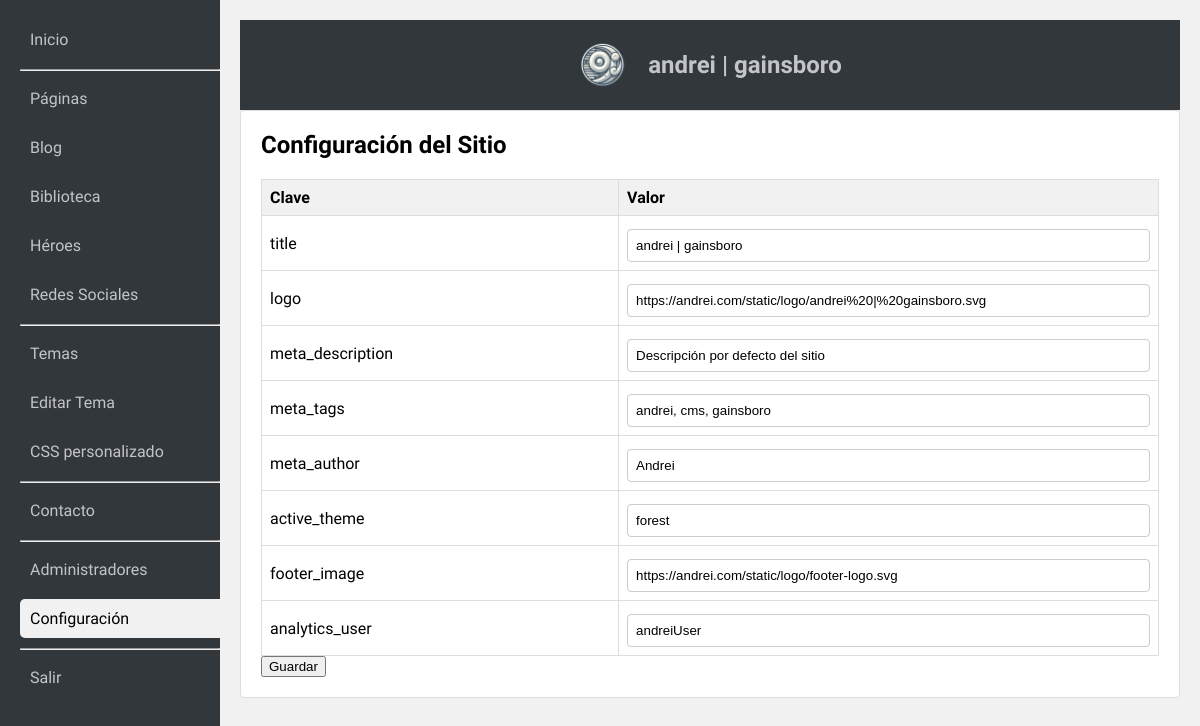
/admin/index.php?action=list_config (signed in), run on the app's committed database.
### tables this page shows
CREATE TABLE config (
    id INTEGER PRIMARY KEY AUTOINCREMENT,
    key TEXT UNIQUE NOT NULL,
    value TEXT NOT NULL
);

### admin/index.php (called while the page is built, shortened)
<?php
require_once 'admin.php';

### admin/funciones/accionactual.php (called while the page is built)
<?php
	function accionActual($accion1, $accion2) {
    return ($accion1 == $accion2) ? ' class="active" ' : '';
}
?>

### admin/acciones/listarconfiguracion.php (the view)
<?php
	if (isset($_POST['save_config'])) {
            foreach ($_POST['config'] as $k => $v) {
                $st = $db->prepare("UPDATE config SET value = :val WHERE key = :key");
                $st->bindValue(':val', $v, SQLITE3_TEXT);
                $st->bindValue(':key', $k, SQLITE3_TEXT);
                $st->execute();
            }
            $message = "<p class='success'>Configuración actualizada.</p>";
        } else {
            $message = '';
        }
        $configs = $db->query("SELECT * FROM config ORDER BY id ASC");
        $html = "<h2>Configuración del Sitio</h2>
                 $message
                 <form method='post'>
                 <table class='admin-table'>
                 <tr><th>Clave</th><th>Valor</th></tr>";
        while ($row = $configs->fetchArray(SQLITE3_ASSOC)) {
            $key = htmlspecialchars($row['key']);
            $val = htmlspecialchars($row['value']);
            $html .= "<tr>
                        <td>$key</td>
                        <td><input type='text' name='config[$key]' value='$val'></td>
                      </tr>";
        }
        $html .= "</table>
                  <button type='submit' name='save_config'>Guardar</button>
                  </form>";
        renderAdmin($html);
?>

### admin/admin.php (shortened to what this page needs)
<?php
include "inc/inicializarbasededatos.php";
include "funciones/accionactual.php";
function renderAdmin($content, $showNav = true) {
    echo "<!DOCTYPE html>
<html>
<head>
    <meta charset='utf-8'>
    <title>andrei | gainsboro</title>
    <link rel='stylesheet' href='admin.css'>
    <link rel='stylesheet' href='https://jocarsa.github.io/jocarsa-lightslateblue/jocarsa%20|%20lightslateblue.css'>
</head>
<body>
<div id='admin-container'>";
    if ($showNav) {
        echo "<div id='admin-sidebar'>
            <nav>
                <a href='?action=dashboard'" . accionActual($_GET['action'] ?? '', 'dashboard') . ">Inicio</a>
                <hr>
                <a href='?action=list_pages'" . accionActual($_GET['action'] ?? '', 'list_pages') . ">Páginas</a>
                <a href='?action=list_blog'" . accionActual($_GET['action'] ?? '', 'list_blog') . ">Blog</a>
                <a href='?action=list_media'" . accionActual($_GET['action'] ?? '', 'list_media') . ">Biblioteca</a>
                <a href='?action=list_heroes'" . accionActual($_GET['action'] ?? '', 'list_heroes') . ">Héroes</a>
                <a href='?action=list_social_media'" . accionActual($_GET['action'] ?? '', 'list_social_media') . ">Redes Sociales</a>
                <hr>
                <a href='?action=list_themes'" . accionActual($_GET['action'] ?? '', 'list_themes') . ">Temas</a>
                <a href='?action=edit_theme'" . accionActual($_GET['action'] ?? '', 'edit_theme') . ">Editar Tema</a>
                <a href='?action=list_custom_css'" . accionActual($_GET['action'] ?? '', 'list_custom_css') . ">CSS personalizado</a>
                <hr>
                <a href='?action=list_contact'" . accionActual($_GET['action'] ?? '', 'list_contact') . ">Contacto</a>
                <hr>
                <a href='?action=list_admins'" . accionActual($_GET['action'] ?? '', 'list_admins') . ">Administradores</a>
                <a href='?action=list_config'" . accionActual($_GET['action'] ?? '', 'list_config') . ">Configuración</a>
                <hr>
                <a href='?action=logout'" . accionActual($_GET['action'] ?? '', 'logout') . ">Salir</a>
            </nav>
        </div>";
    }
    echo "<div id='admin-content'>";
    if ($showNav) {
        echo "<div id='admin-header'>
            <img src='gainsboro.png' alt='URL de la imagen' style='width:50px; margin-right:20px;'>
            <h1>andrei | gainsboro</h1>
        </div>";
    }
    echo "<div class='admin-section'>
            $content
          </div>";
    echo "</div>
</div>
<script src='https://jocarsa.github.io/jocarsa-lightslateblue/jocarsa%20|%20lightslateblue.js'></script>
</body>
</html>";
}
$action = $_GET['action'] ?? 'login';
switch ($action) {
    case 'list_config':
        include "acciones/listarconfiguracion.php";
        break;
}
?>

### admin/admin.css (style rules this page uses)
body { font-family: Ubuntu, sans-serif; margin: 0; padding: 0; background-color: #f1f1f1; display: flex; justify-content: center; align-items: center; height: 100vh; }
#admin-container { display: flex; width: 100%; height: 100%; }
#admin-sidebar { width: 200px; background-color: #32373c; color: #c3c4c7; padding: 20px; padding-right:0px; position: fixed; height: 100vh; }
#admin-sidebar a { color: #c3c4c7; text-decoration: none; display: block; padding: 10px; margin-bottom: 10px; }
#admin-content { margin-left: 220px; padding: 20px; width: calc(100% - 220px); height: 100%; overflow-y: auto; }
#admin-header { background-color: #32373c; color: #c3c4c7; padding: 20px; text-align: center; display: flex; flex-direction: row; flex-wrap: nowrap; justify-content: center; align-items: center; align-content: stretch; }
#admin-header img { width:50px; margin-right:20px; }
#admin-header h1 { margin: 0; font-size: 24px; }
.admin-section { background-color: #fff; border: 1px solid #ddd; border-radius: 4px; padding: 20px; margin-bottom: 20px; }
.admin-section h2 { margin-top: 0; }
.admin-form input, .admin-form textarea, .admin-form select,.admin-table input { width: 100%; padding: 8px; margin-top: 5px; border: 1px solid #ccc; border-radius: 4px; box-sizing:border-box; }
.admin-table { width: 100%; border-collapse: collapse; margin-top: 20px; }
.admin-table th, .admin-table td { border: 1px solid #ddd; padding: 8px; text-align: left; }
.admin-table th { background-color: #f1f1f1; }
.active { background:#f1f1f1; color:black !important; border-radius:5px 0px 0px 5px; }

### data on the page
config: key "title", value "andrei | gainsboro"
config: key "logo", value "https://andrei.com/static/logo/andrei%20|%20gainsboro.svg"
config: key "meta_description", value "Descripción por defecto del sitio"
config: key "meta_tags", value "andrei, cms, gainsboro"
config: key "meta_author", value "Andrei"
config: key "active_theme", value "forest"
config: key "footer_image", value "https://andrei.com/static/logo/footer-logo.svg"
config: key "analytics_user", value "andreiUser"
